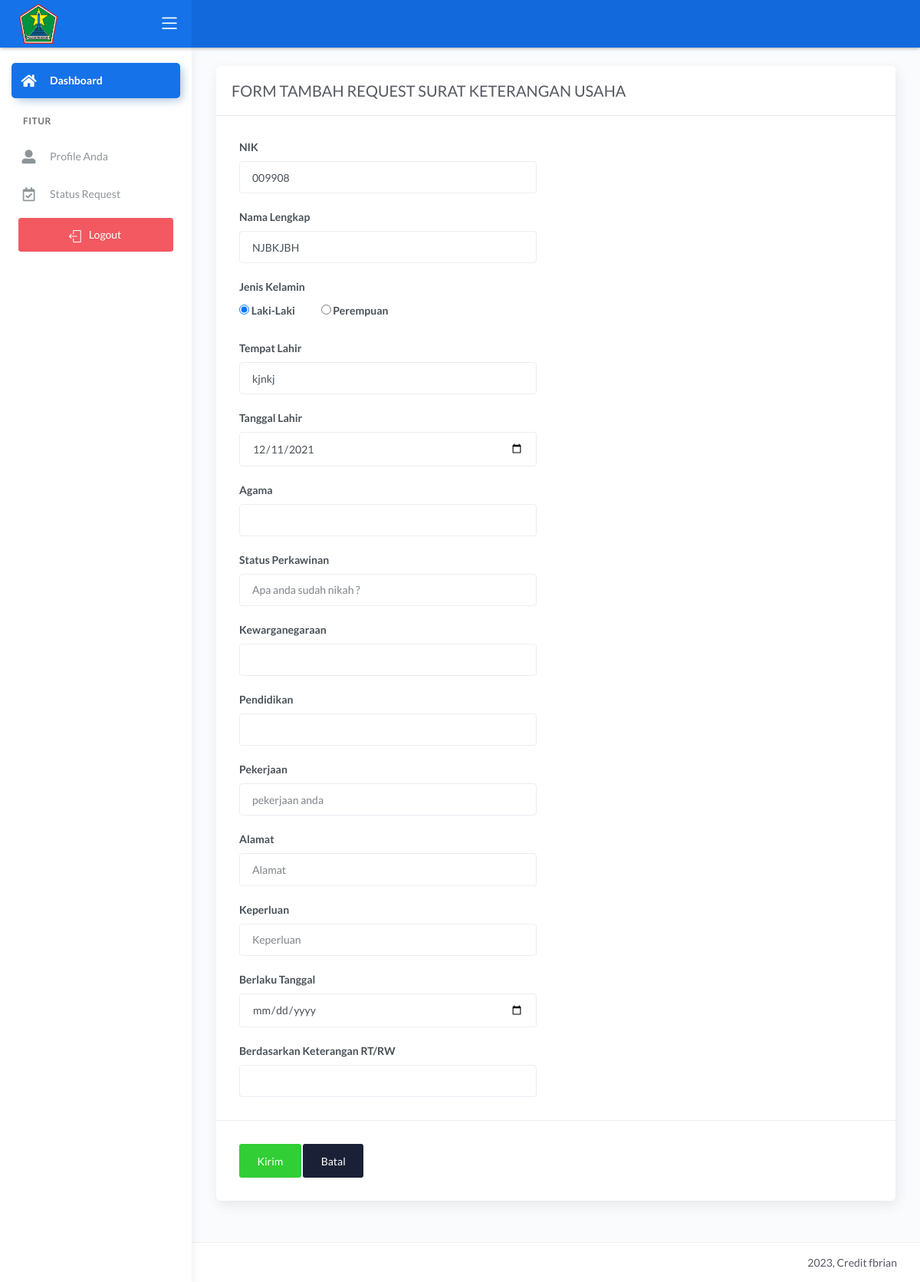
/demo1/main.php?halaman=request_sku (signed in), run on the app's committed database.
### tables this page shows
CREATE TABLE `data_user` (
  `nik` varchar(16) NOT NULL,
  `password` varchar(225) NOT NULL,
  `hak_akses` varchar(225) NOT NULL,
  `nama` varchar(30) NOT NULL,
  `tanggal_lahir` date NOT NULL,
  `tempat_lahir` varchar(30) NOT NULL,
  `jekel` varchar(20) NOT NULL,
  `agama` varchar(20) NOT NULL,
  `alamat` text NOT NULL,
  `telepon` varchar(13) NOT NULL,
  `status_warga` varchar(30) NOT NULL,
  `status_perkawinan` varchar(25) NOT NULL
);

### demo1/request_sku.php (the view, shortened to what this page needs)
<?php include '../konek.php'; ?>
<link href="css/sweetalert.css" rel="stylesheet" type="text/css">
<?php
$tampil_nik = "SELECT * FROM data_user WHERE nik=$_SESSION[nik]";
$query = mysqli_query($konek, $tampil_nik);
$data = mysqli_fetch_array($query, MYSQLI_BOTH);
$nik = $data['nik'];
$nama = $data['nama'];
$jk = $data['jekel'];
$tempat = $data['tempat_lahir'];
$tgl = $data['tanggal_lahir'];
$agama1 = $data['agama'];
?>
<div class="page-inner">
	<div class="row">
		<div class="col-md-12">
			<form method="POST" enctype="multipart/form-data">
				<div class="card">
					<div class="card-header">
						<div class="card-title">FORM TAMBAH REQUEST SURAT KETERANGAN USAHA</div>
					</div>
					<div class="card-body">
						<div class="row">
							<div class="col-md-6 col-lg-6">
								<div class="form-group">
									<label>NIK</label>
									<input type="number" name="nik" class="form-control" value="<?= $nik; ?>">
								</div>
								<div class="form-group">
									<label>Nama Lengkap</label>
									<input type="text" name="nama" class="form-control" value="<?= $nama; ?>">
								</div>
								<div class="form-group">
									<label class="mb-2">Jenis Kelamin</label>
									<br>
									<label class="form-radio-label">
										<input class="form-radio-input" type="radio" name="jk" value="Laki-Laki" <?= ($jk == 'Laki-Laki') ? 'checked' : '' ?>>
										<span class="form-radio-sign">Laki-Laki</span>
									</label>
									<label class="form-radio-label ml-3">
										<input class="form-radio-input" type="radio" name="jk" value="Perempuan" <?= ($jk == 'Perempuan') ? 'checked' : '' ?>>
										<span class="form-radio-sign">Perempuan</span>
									</label>
								</div>
								<div class="form-group">
									<label>Tempat Lahir</label>
									<input type="text" name="tempatlahir" class="form-control" value="<?= $tempat; ?>">
								</div>
								<div class="form-group">
									<label>Tanggal Lahir</label>
									<input type="date" name="tanggallahir" class="form-control" value="<?= $tgl; ?>">
								</div>
								<div class="form-group">
									<label>Agama</label>
									<input type="text" name="agama" class="form-control" value="<?= $agama1; ?>">
								</div>
								<div class="form-group">
									<label>Status Perkawinan</label>
									<input type="text" name="statusperkawinan" class="form-control" placeholder="Apa anda sudah nikah ? ">
								</div>
								<div class="form-group">
									<label>Kewarganegaraan</label>
									<input type="text" name="kewarganegaraan" class="form-control" value="">
								</div>
								<div class="form-group">
									<label>Pendidikan</label>
									<input type="text" name="pendidikan" class="form-control" value="">
								</div>
								<div class="form-group">
									<label>Pekerjaan</label>
									<input type="text" name="pekerjaan" class="form-control" placeholder="pekerjaan anda ">
								</div>
								<div class="form-group">
									<label>Alamat</label>
									<input type="text" name="alamat" class="form-control" placeholder="Alamat ">
								</div>
								<div class="form-group">
									<label>Keperluan</label>
									<input type="text" name="keperluan" class="form-control" placeholder="Keperluan">
								</div>
								<div class="form-group">
									<label>Berlaku Tanggal</label>
									<input type="date" name="berlaku_tanggal" class="form-control">
								</div>
								<div class="form-group">
									<label>Berdasarkan Keterangan RT/RW</label>
									<input type="text" name="berdasarkan_keterangan" class="form-control">
								</div>
							</div>
						</div>
					</div>
					<div class="card-action">
						<button name="kirim" class="btn btn-success">Kirim</button>
						<a href="?halaman=beranda" class="btn btn-default">Batal</a>
					</div>
				</div>
		</div>
	</div>
</div>

### data on the page
data_user: nik "009908", nama "NJBKJBH", jekel "☑ Laki-Laki", jekel "☐ Perempuan", tempatlahir "kjnkj", tanggallahir "12/11/2021"
